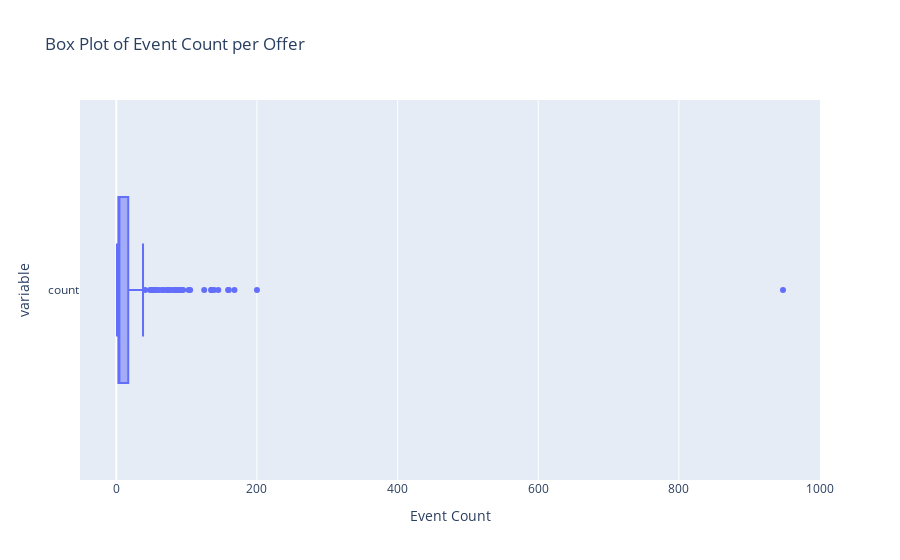

The notebook cell saved with this chart:
### Code cell
# Count the number of operations per offer
event_count_per_offer = df['Id Offre'].value_counts()
print(event_count_per_offer.describe())

# # Extract Id Offre with the highest count of Code Événement
# id_offre_highest_event_count = event_count_per_offer.idxmax()

# # Filter out rows with Id Offre == id_offre_highest_event_count and store them in df_temp
# df_temp = df[df['Id Offre'] == id_offre_highest_event_count]

# Remove rows with Id Offre == id_offre_highest_event_count from the original dataframe
# df = df[df['Id Offre'] != id_offre_highest_event_count]

# Recount the number of operations per offer
event_count_per_offer = df['Id Offre'].value_counts()

# Box plot for event count per offer using Plotly Express
fig = px.box(event_count_per_offer, orientation='h', title='Box Plot of Event Count per Offer')
fig.update_layout(xaxis_title='Event Count')
fig.show()

### Figure 1 — Plotly figure (JSON) as saved in the notebook; plotly's stock layout.template omitted (floating-point values rounded to 4 significant figures; data arrays with more than 128 entries replaced by an {"elided": "..."} marker saying what was removed)
{"data": [{"alignmentgroup": "True", "hovertemplate": "value=%{x}<br>variable=%{y}<extra></extra>", "legendgroup": "", "marker": {"color": "#636efa"}, "name": "", "notched": false, "offsetgroup": "", "orientation": "h", "showlegend": false, "type": "box", "x": {"elided": "304 int values"}, "x0": " ", "xaxis": "x", "y": {"elided": "304 str values"}, "y0": " ", "yaxis": "y"}], "layout": {"boxmode": "group", "legend": {"tracegroupgap": 0}, "title": {"text": "Box Plot of Event Count per Offer"}, "xaxis": {"anchor": "y", "domain": [0, 1], "title": {"text": "Event Count"}}, "yaxis": {"anchor": "x", "domain": [0, 1], "title": {"text": "variable"}}}}
